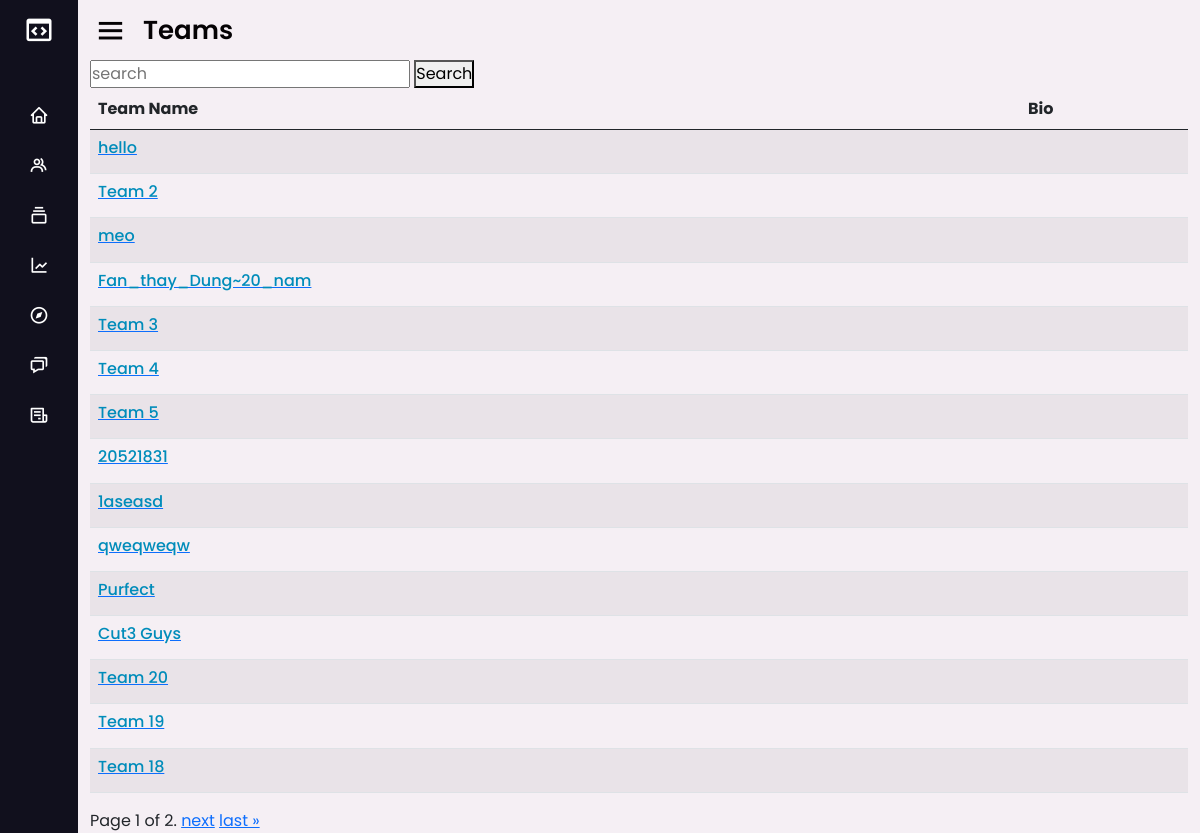
The page /team/ (signed in) on the database its author committed.
### base/models.py (models this page shows)
class Team(models.Model):
    name = models.CharField(max_length=55)
    password = models.CharField(max_length=32 )
    score = models.PositiveBigIntegerField(default=0)
    decription = models.CharField(max_length=100 , blank=True)
    updated = models.DateTimeField(auto_now=True)
    created = models.DateTimeField(auto_now_add=True)
    class Meta:
        ordering = ['-updated' , '-created']
    def __str__(self):
        return self.name

### base/team.py (the view, shortened to what this page needs)
# urls.py: path('team/', team.teams , name='team'),
@csrf_exempt
def teams(request):
	teams  = Team.objects.all() # get all teams
	paginator = Paginator(teams, 15) # Show 15 team per page.
	page_number = request.GET.get('page')
	page_obj = paginator.get_page(page_number)
	context = {'page_obj': page_obj}
	return render(request, 'base/teams/teams.html' , context)

### base/templates/base/teams/teams.html (shortened to what this page needs)
{% extends 'main.html' %}
{% block header_text %}
<span class="text">Teams</span>
{% endblock header_text %}
{% block content %}
<div class="container">
	<form  id="search" method="GET">
		<input type="text" name="search" id="text_search" placeholder="search">
		<button type="submit"> Search</button>
	</form>
	<div id="score">
		<div class="table-responsive">
			<table class="table table-striped">
				<thead>
					<tr>
						<th>Team Name</th>
						<th>Bio</th>
					</tr>
				</thead>
				<tbody>
					{% for team in page_obj %}
					<tr>
						<td>
							<a href="/team/{{team.name}}"><h6 style="color: #008cba;">{{team.name}}</h6></a>
						</td>
						<td>
						</td>
					</tr>
					{% endfor %}
				</tbody>
			</table>
			<div class="pagination">
				<span class="step-links">
					<span class="current">
						Page {{ page_obj.number }} of {{ page_obj.paginator.num_pages }}.
					</span>
					{% if page_obj.has_next %}
						<a href="?page={{ page_obj.next_page_number }}">next</a>
						<a href="?page={{ page_obj.paginator.num_pages }}">last &raquo;</a>
					{% endif %}
				</span>
			</div>
		</div>
	</div>
</div>
{% endblock content %}

### static/styles/main.css (style rules this page uses)
* { margin: 0; padding: 0; box-sizing: border-box; font-family: 'Poppins', sans-serif; }
.home-section .home-content .bx-menu, .home-section .home-content .text { color: #050204; font-size: 35px; }
.home-section .home-content .text { font-size: 26px; font-weight: 600; }

### rows shown on the page
Team: name "hello"
Team: name "Team 2"
Team: name "meo"
Team: name "Fan_thay_Dung~20_nam"
Team: name "Team 3"
Team: name "Team 4"
Team: name "Team 5"
Team: name "20521831"
Team: name "1aseasd"
Team: name "qweqweqw"
Team: name "Purfect"
Team: name "Cut3 Guys"
Team: name "Team 20"
Team: name "Team 19"
Team: name "Team 18"

### other values the page prints
{{ page_obj.number }} "1"
{{ page_obj.paginator.num_pages }} "2"
